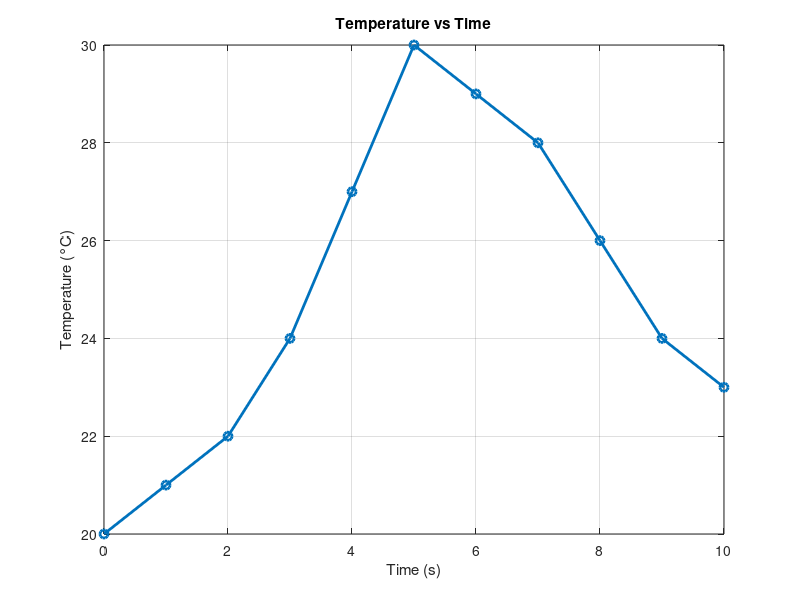

Recreate this plot in MATLAB.
%% MATLAB Problem 13
% Topic: Basic Plotting

%time = 0:1:10;
%temperature = [20 21 22 24 27 30 29 28 26 24 23];

% TASK:
%
% 1. Plot temperature against time.
%
% 2. Add a title:
%    "Temperature vs Time"
%
% 3. Label the x-axis:
%    "Time (s)"
%
% 4. Label the y-axis:
%    "Temperature (°C)"
%
% 5. Turn on the grid.
%
% HINTS:
% Use:
%
% plot()
% title()
% xlabel()
% ylabel()
% grid on


time = 0:1:10;
temperature = [20 21 22 24 27 30 29 28 26 24 23];

plot(time,temperature,'-o','LineWidth',2)
title('Temperature vs Time')
xlabel('Time (s)')
ylabel('Temperature (°C)')
grid on
